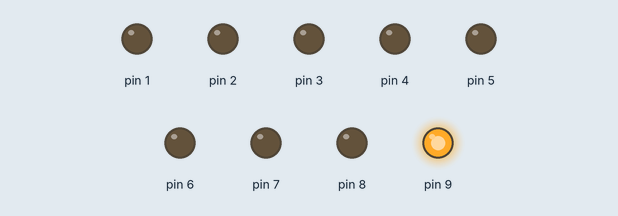
The sketch below on a simulated Arduino Uno, built with avr-gcc and run on an emulated ATmega328P. Shown: output pins drawn as LEDs (lit = HIGH).

Above: at 0.2 s.
At 1.2 s:
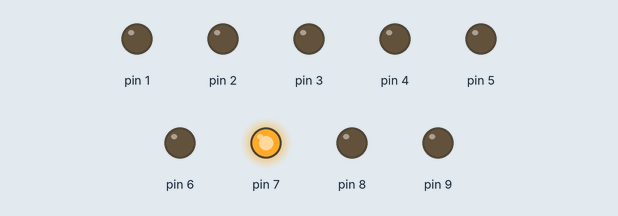
At 1.7 s:
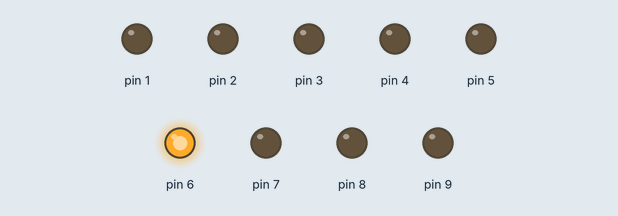
At 2.7 s:
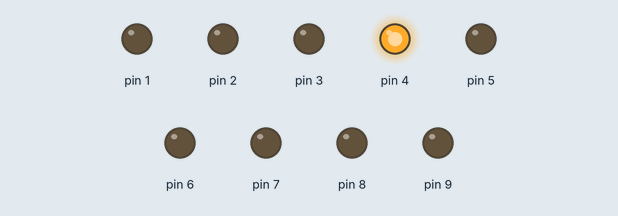
At 3.7 s:
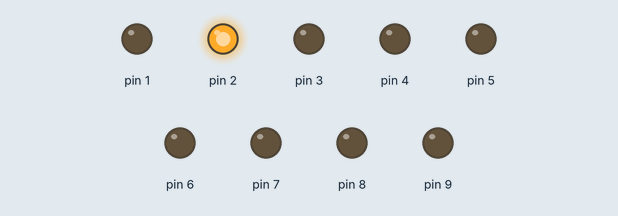
At 5.2 s:
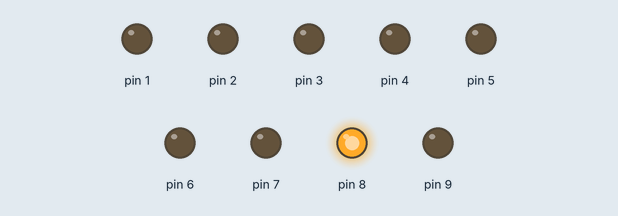
Timing chart, 0 to 5.9 s (numbered marks = the images above):
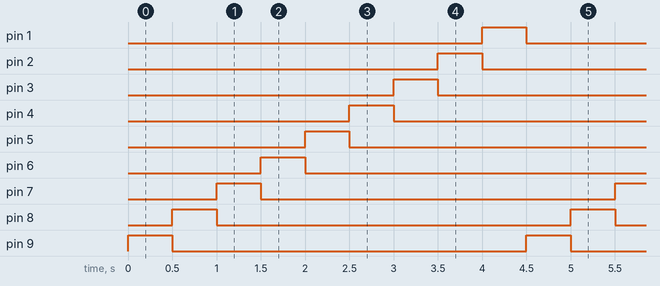

The sketch:

sketch_feb24a.ino
```cpp
int LED[8];

void setup() {
   for(int i=0;i<9;i++){
    LED[i]=9-i;
    pinMode(LED[i],OUTPUT);
  }
}

void loop() {
  for (int i=0;i<9;i++){
    digitalWrite(LED[i],HIGH);
    delay(500);
    digitalWrite(LED[i],LOW);
  }
}
```

Measured:
- by itself, pin 1–9: alternates HIGH for 0.50 s and LOW for 4.0 s
- by itself, everything shown: repeats every 4.5 s, in 10 steps
